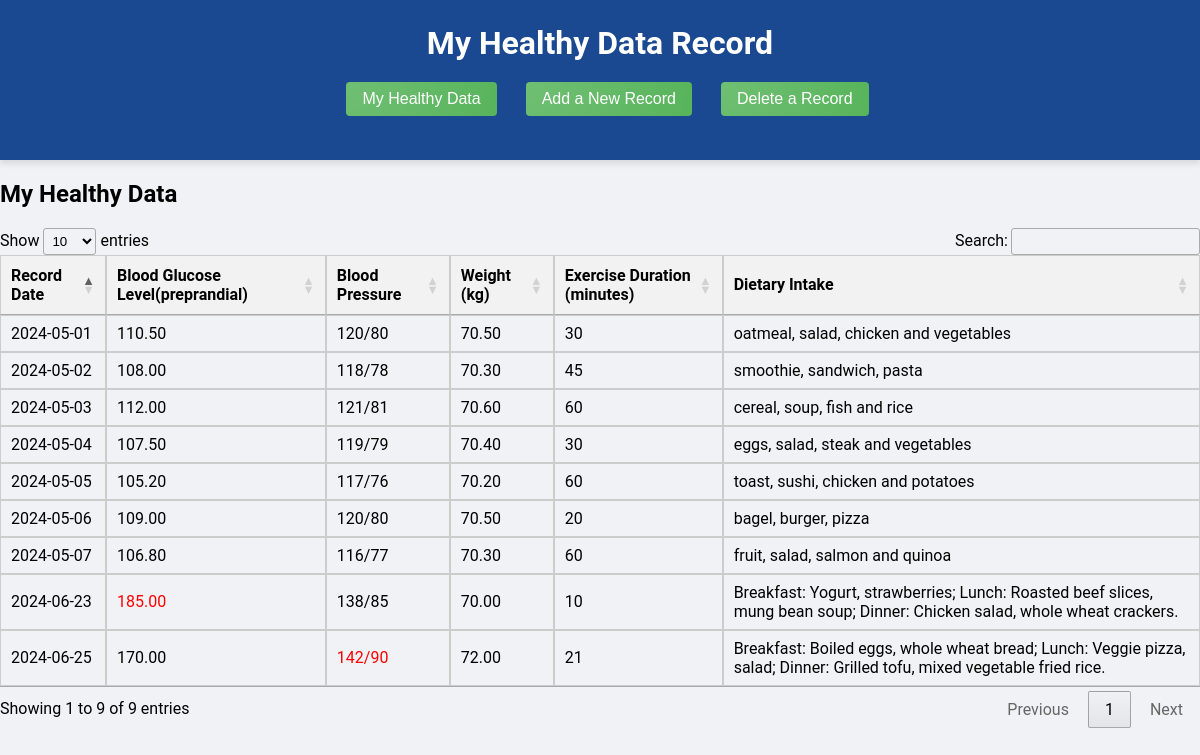
The app's page /home.php with its own data.
### tables this page shows
CREATE TABLE `DailyHealthRecords` (
  `record_date` date NOT NULL,
  `blood_glucose_level` decimal(5,2) NOT NULL,
  `blood_pressure` varchar(20) NOT NULL,
  `weight_kg` decimal(5,2) NOT NULL,
  `exercise_duration_minutes` int NOT NULL,
  `dietary_intake` text NOT NULL
);

### home.php (the view, shortened to what this page needs)
<!DOCTYPE html>
<html>
<head>
    <link rel="stylesheet" type="text/css" href="style.css" />
    <link rel="stylesheet" type="text/css" href="https://cdn.datatables.net/1.10.21/css/jquery.dataTables.css">
</head>
<body>
    <header>
        <h1>My Healthy Data Record</h1>
        <button id="homeBtn" class="nav-button">My Healthy Data</button>
        <button id="addBtn" class="nav-button" onclick="window.location.href='addRecord.php'">Add a New Record</button>
        <button id="deleteBtn" class="nav-button">Delete a Record</button>
    </header>
    <div>
        <h2>My Healthy Data</h2>
        <table>
            <thead>
                <tr>
                    <th>Record Date</th>
                    <th>Blood Glucose Level(preprandial)</th>
                    <th>Blood Pressure</th>
                    <th>Weight (kg)</th>
                    <th>Exercise Duration (minutes)</th>
                    <th>Dietary Intake</th>
                </tr>
            </thead>
            <tbody>
            <?php
    $username = "root";
    $password = "%4zml54zml";
    $hostname = "localhost";
    $dbname = "myHealthyData";
    $conn = new mysqli($hostname, $username, $password, $dbname);
    $sqlquery = "SELECT record_date, blood_glucose_level, blood_pressure, weight_kg, exercise_duration_minutes, dietary_intake FROM DailyHealthRecords ORDER BY record_date ASC";
    if ($result = $conn->query($sqlquery)) {
        while ($row = $result->fetch_assoc()) {
            $glucoseLevel = $row['blood_glucose_level'];
            $bloodPressure = $row['blood_pressure'];
            list($systolic, $diastolic) = explode('/', $bloodPressure);
            $glucoseColor = ($glucoseLevel < 80 || $glucoseLevel > 180) ? 'red' : 'black';
            $pressureColor = ($systolic >= 140 || $diastolic >= 90) ? 'red' : 'black';
            echo "<tr>";
            echo "<td>" . htmlspecialchars($row['record_date']) . "</td>";
            echo "<td style='color: $glucoseColor'>" . htmlspecialchars($glucoseLevel) . "</td>";
            echo "<td style='color: $pressureColor'>" . htmlspecialchars($row['blood_pressure']) . "</td>";
            echo "<td>" . htmlspecialchars($row['weight_kg']) . "</td>";
            echo "<td>" . htmlspecialchars($row['exercise_duration_minutes']) . "</td>";
            echo "<td>" . htmlspecialchars($row['dietary_intake']) . "</td>";
            echo "</tr>";
        }
    }
?>
            </tbody>
        </table>
    </div>
</body>
</html>

### style.css (style rules this page uses)
body { font-family: "Roboto", sans-serif; background-color: #f0f2f5; margin: 0; padding: 0; display: flex; flex-direction: column; align-items: center; }
header { background-color: #1a4891; color: white; text-align: center; padding: 1.5em 0; width: 100%; box-shadow: 0 4px 6px rgba(0, 0, 0, 0.1); }
header h1 { margin: 0; font-size: 2em; }
.nav-button { background-color: #1a4891; color: white; border: none; padding: 12px 25px; margin: 20px; cursor: pointer; font-size: 16px; border-radius: 30px; transition: background-color 0.3s ease, transform 0.2s, box-shadow 0.3s ease; position: relative; overflow: hidden; }
.nav-button::before { content: ""; position: absolute; top: 0; left: 0; width: 300%; height: 300%; background: radial-gradient( circle, rgba(255, 255, 255, 0.2), rgba(255, 255, 255, 0) ); transition: opacity 0.5s; transform: translate(-50%, -50%); pointer-events: none; }
th, td { padding: 10px; border: 1px solid #ccc; text-align: left; }
th { background-color: #f2f2f2; font-weight: bold; }
.nav-button { padding: 8px 16px; margin-right: 5px; background-color: #4caf50; color: white; border: none; border-radius: 4px; cursor: pointer; }

### records on screen
dailyhealthrecords: record_date "2024-05-01", blood_glucose_level "110.50", blood_pressure "120/80", weight_kg "70.50", exercise_duration_minutes "30", dietary_intake "oatmeal, salad, chicken and vegetables"
dailyhealthrecords: record_date "2024-05-02", blood_glucose_level "108.00", blood_pressure "118/78", weight_kg "70.30", exercise_duration_minutes "45", dietary_intake "smoothie, sandwich, pasta"
dailyhealthrecords: record_date "2024-05-03", blood_glucose_level "112.00", blood_pressure "121/81", weight_kg "70.60", exercise_duration_minutes "60", dietary_intake "cereal, soup, fish and rice"
dailyhealthrecords: record_date "2024-05-04", blood_glucose_level "107.50", blood_pressure "119/79", weight_kg "70.40", exercise_duration_minutes "30", dietary_intake "eggs, salad, steak and vegetables"
dailyhealthrecords: record_date "2024-05-05", blood_glucose_level "105.20", blood_pressure "117/76", weight_kg "70.20", exercise_duration_minutes "60", dietary_intake "toast, sushi, chicken and potatoes"
dailyhealthrecords: record_date "2024-05-06", blood_glucose_level "109.00", blood_pressure "120/80", weight_kg "70.50", exercise_duration_minutes "20", dietary_intake "bagel, burger, pizza"
dailyhealthrecords: record_date "2024-05-07", blood_glucose_level "106.80", blood_pressure "116/77", weight_kg "70.30", exercise_duration_minutes "60", dietary_intake "fruit, salad, salmon and quinoa"
dailyhealthrecords: record_date "2024-06-23", blood_glucose_level "185.00", blood_pressure "138/85", weight_kg "70.00", exercise_duration_minutes "10", dietary_intake "Breakfast: Yogurt, strawberries; Lunch: Roasted beef slices, mung bean soup; Dinner: Chicken salad, whole wheat crackers."
dailyhealthrecords: record_date "2024-06-25", blood_glucose_level "170.00", blood_pressure "142/90", weight_kg "72.00", exercise_duration_minutes "21", dietary_intake "Breakfast: Boiled eggs, whole wheat bread; Lunch: Veggie pizza, salad; Dinner: Grilled tofu, mixed vegetable fried rice."
